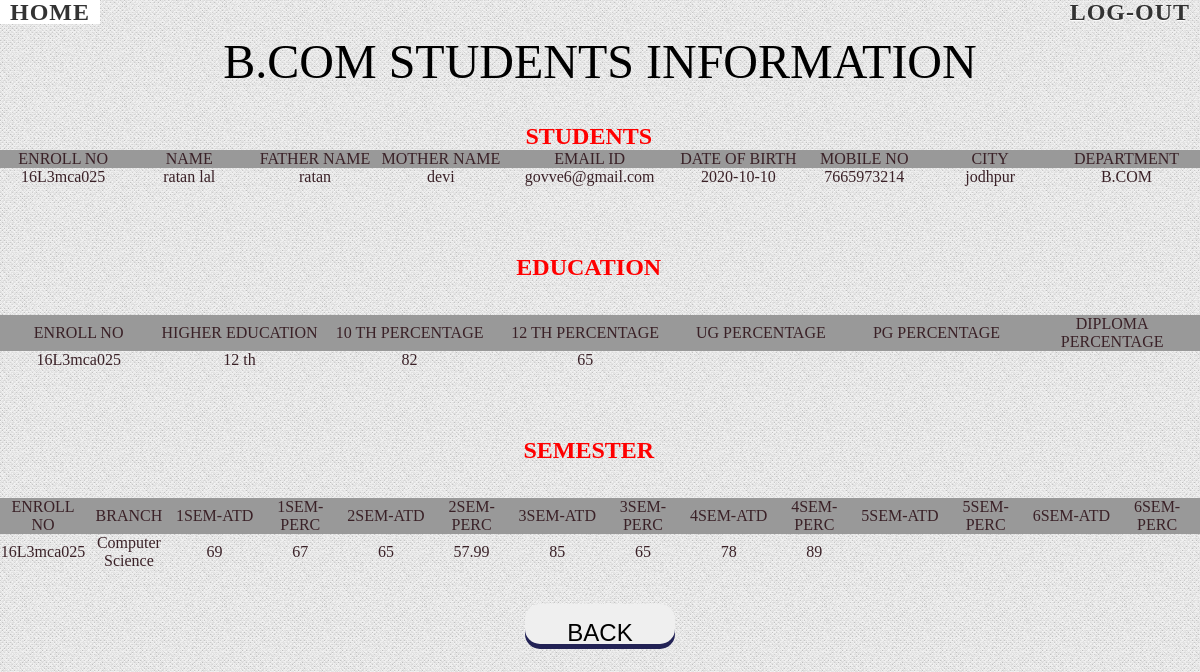
The app's page /bcom.php (signed in) with its own data.
### tables this page shows
CREATE TABLE `student` (
  `name` varchar(20) NOT NULL,
  `fname` varchar(20) NOT NULL,
  `mname` varchar(20) NOT NULL,
  `email` varchar(20) NOT NULL,
  `enrollno` varchar(20) NOT NULL,
  `date` varchar(20) NOT NULL,
  `gender` varchar(20) NOT NULL,
  `mobile` varchar(13) NOT NULL,
  `address` varchar(120) NOT NULL,
  `addre` varchar(120) NOT NULL,
  `city` varchar(20) NOT NULL,
  `pincode` int(10) NOT NULL,
  `state` varchar(20) NOT NULL,
  `country` varchar(20) NOT NULL,
  `department` varchar(20) NOT NULL
);

CREATE TABLE `edu` (
  `enroll` varchar(20) NOT NULL,
  `department` varchar(50) NOT NULL,
  `depart` varchar(20) NOT NULL,
  `tenth` varchar(20) DEFAULT NULL,
  `bord` varchar(40) DEFAULT NULL,
  `rollno` varchar(20) DEFAULT NULL,
  `passyear` varchar(20) DEFAULT NULL,
  `maxmark` varchar(10) DEFAULT NULL,
  `obtmark` varchar(10) DEFAULT NULL,
  `perc` varchar(10) DEFAULT NULL,
  `twelth` varchar(10) DEFAULT NULL,
  `bord12` varchar(40) DEFAULT NULL,
  `rollno12` varchar(20) DEFAULT NULL,
  `passyear12` varchar(10) DEFAULT NULL,
  `maxmark12` varchar(10) DEFAULT NULL,
  `obtmark12` varchar(10) DEFAULT NULL,
  `perc12` varchar(10) DEFAULT NULL,
  `gradution` varchar(20) DEFAULT NULL,
  `univ` varchar(40) DEFAULT NULL,
  `rollno13` varchar(20) DEFAULT NULL,
  `passyear13` varchar(10) DEFAULT NULL,
  `maxmark13` varchar(10) DEFAULT NULL,
  `obtmark13` varchar(10) DEFAULT NULL,
  `perc13` varchar(10) DEFAULT NULL,
  `pg` varchar(20) DEFAULT NULL,
  `univpg` varchar(40) DEFAULT NULL,
  `rollnopg` varchar(20) DEFAULT NULL,
  `passyearpg` varchar(10) DEFAULT NULL,
  `maxmarkpg` varchar(10) DEFAULT NULL,
  `obtmarkpg` varchar(10) DEFAULT NULL,
  `percpg` varchar(10) DEFAULT NULL,
  `dp` varchar(30) DEFAULT NULL,
  `univdp` varchar(40) DEFAULT NULL,
  `rollnodp` varchar(20) DEFAULT NULL,
  `passyeardp` varchar(10) DEFAULT NULL,
  `maxmarkdp` varchar(10) DEFAULT NULL,
  `obtmarkdp` varchar(10) DEFAULT NULL,
  `percdp` varchar(10) DEFAULT NULL
);

CREATE TABLE `sem` (
  `enr` varchar(20) NOT NULL,
  `dep` varchar(30) NOT NULL,
  `branch` varchar(30) NOT NULL,
  `1st` varchar(10) NOT NULL,
  `atd1` varchar(10) NOT NULL,
  `result1` varchar(10) NOT NULL,
  `due1` varchar(100) DEFAULT NULL,
  `max1` varchar(10) NOT NULL,
  `obt1` varchar(10) NOT NULL,
  `perc1` varchar(10) NOT NULL,
  `2nd` varchar(10) NOT NULL,
  `atd2` varchar(10) NOT NULL,
  `result2` varchar(10) NOT NULL,
  `due2` varchar(100) DEFAULT NULL,
  `max2` varchar(10) NOT NULL,
  `obt2` varchar(10) NOT NULL,
  `perc2` varchar(10) NOT NULL,
  `3rd` varchar(10) NOT NULL,
  `atd3` varchar(10) NOT NULL,
  `result3` varchar(10) NOT NULL,
  `due3` varchar(100) DEFAULT NULL,
  `max3` varchar(10) NOT NULL,
  `obt3` varchar(10) NOT NULL,
  `perc3` varchar(10) NOT NULL,
  `4th` varchar(10) NOT NULL,
  `atd4` varchar(10) NOT NULL,
  `result4` varchar(10) NOT NULL,
  `due4` varchar(100) DEFAULT NULL,
  `max4` varchar(10) NOT NULL,
  `obt4` varchar(10) NOT NULL,
  `perc4` varchar(10) NOT NULL,
  `5th` varchar(10) NOT NULL,
  `atd5` varchar(10) NOT NULL,
  `result5` varchar(10) NOT NULL,
  `due5` varchar(100) DEFAULT NULL,
  `max5` varchar(10) NOT NULL,
  `obt5` varchar(10) NOT NULL,
  `perc5` varchar(10) NOT NULL,
  `6th` varchar(10) NOT NULL,
  `atd6` varchar(10) NOT NULL,
  `result6` varchar(10) NOT NULL,
  `due6` varchar(100) DEFAULT NULL,
  `max6` varchar(10) NOT NULL,
  `obt6` varchar(10) NOT NULL,
  `perc6` varchar(10) NOT NULL
);

### bcom.php (the view, shortened to what this page needs)
<?php
echo"	<html>
<head>
<title>B.COM</title>
    <link rel='stylesheet' type='text/css' href='style.css' media='all' />
    <link rel='stylesheet' type='text/css' href='demo.css' media='all' />
	<link rel='stylesheet' type='text/css' href='bun.css' media='all' />
</head>
<body>
<div class='container'>
            <div class='freshdesignweb-top'>
                <a href='admin.php'><font size='+2' ><strong>Home</strong></font></a>
                <span class='right'>
                    <a href='logout.php'>
                        <font size='+2' ><strong>Log-Out</strong></font>
                    </a>
            </span>
            </div>
	<BR><BR><h1 class='h' align='CENTER'><font color='BLACK' ALIGN='CENTER' size='+4'>B.COM STUDENTS INFORMATION</font> </h1><BR><BR>
			<form id='contactform' method='POST' >";
	$conn=mysqli_connect("localhost","root","")or die("not connect to mysql");
	mysqli_select_db($conn,"stu");
	$sel="select * from student WHERE department='B.COM' ";
	$result = $conn->query($sel);
	echo"<center><label><font size='+2' color='red' ><strong>STUDENTS</strong></font></label> &nbsp;&nbsp;&nbsp;&nbsp;&nbsp;<br>";
	if ($result->num_rows > 0)
	{
		echo "<table border=1 width='100%' cellspacing='10'>
		<tr bgcolor='#999999'><th style='text-align:center;' width='7%'>ENROLL NO</th><th style='text-align:center;' width='7%' >NAME</th><th style='text-align:center;' width='7%'>FATHER NAME</th><th style='text-align:center;' width='7%'>MOTHER NAME</th><th style='text-align:center;'  width='7%'>EMAIL ID</th><th style='text-align:center;' width='7%'>DATE OF BIRTH</th><th style='text-align:center;' width='7%'>MOBILE NO</th><th style='text-align:center;' width='7%'>CITY</th><th style='text-align:center;' width='7%'>DEPARTMENT</th></tr>";
   		 while($row = $result->fetch_assoc())
		 	{
			$name = $row['name'];
			$fname = $row['fname'];
			$mname = $row['mname'];
			$email = $row['email'];
			$enrollno = $row['enrollno'];
			$date = $row['date'];
			$mobile = $row['mobile'];
			$city = $row['city'];
			$department = $row['department'];
echo"<tr><th style='text-align:center;'>".$enrollno."</th><th style='text-align:center;' >".$name."</th><th style='text-align:center;'>".$fname."</th><th style='text-align:center;'>".$mname."</th><th style='text-align:center;'>".$email."</th><th style='text-align:center;'>".$date."</th><th style='text-align:center;'>".$mobile."</th><th style='text-align:center;'>".$city."</th><th style='text-align:center;'>".$department."</th></tr>";
			}
			echo"</table>";
	}
	else
	{
      echo "0 results";
	}
	$sel="select * from edu  WHERE department='B.COM'";
	$result = $conn->query($sel);
	echo"<br><br><br><br><center><label><font size='+2' color='red' ><strong>EDUCATION</strong></font></label> &nbsp;&nbsp;&nbsp;&nbsp;&nbsp;<br>";
	if ($result->num_rows > 0)
	{
		echo "<br><br><table border=1 width='100%' cellspacing='10'>
		<tr bgcolor='#999999'><th style='text-align:center;' width='7%' >ENROLL NO</th><th style='text-align:center;' width='7%'>HIGHER EDUCATION</th><th style='text-align:center;' width='7%'>10 TH PERCENTAGE</th><th style='text-align:center;'  width='7%'>12 TH PERCENTAGE</th><th style='text-align:center;' width='7%'>UG PERCENTAGE</th><th style='text-align:center;' width='7%'>PG PERCENTAGE</th><th style='text-align:center;' width='7%'>DIPLOMA PERCENTAGE</th></tr>";
   		 while($row = $result->fetch_assoc())
		 	{
		$enroll = $row['enroll'];
		$depart = $row['depart'];
		$perc = $row['perc'];
		$perc12 = $row['perc12'];
		$perc13 = $row['perc13'];
		$percpg = $row['percpg'];
		$percdp = $row['percdp'];
	echo"<tr><th style='text-align:center;' >".$enroll."</th><th style='text-align:center;'>".$depart."</th><th style='text-align:center;'>".$perc."</th><th style='text-align:center;'>".$perc12."</th><th style='text-align:center;'>".$perc13."</th><th style='text-align:center;'>".$percpg."</th><th style='text-align:center;'>".$percdp."</th></tr>";
		}
			echo"</table>";
	}
	else
	{
      echo "0 results";
	}
	$sel="select * from sem  WHERE dep='B.COM'";
	$result = $conn->query($sel);
	   		echo"<br><br><br><br><center><label><font size='+2' color='red' ><strong>SEMESTER</strong></font></label> &nbsp;&nbsp;&nbsp;&nbsp;&nbsp;<br>";
	if ($result->num_rows > 0)
	{
		echo "<br><br><table border=1 width='100%' cellspacing='10'>
		<tr bgcolor='#999999'><th style='text-align:center;' width='7%' >ENROLL NO</th><th style='text-align:center;' width='7%'>BRANCH</th><th style='text-align:center;' width='7%'>1SEM-ATD</th><th style='text-align:center;'  width='7%'>1SEM-PERC</th><th style='text-align:center;' width='7%'>2SEM-ATD</th><th style='text-align:center;' width='7%'>2SEM-PERC</th><th style='text-align:center;' width='7%'>3SEM-ATD</th><th style='text-align:center;' width='7%'>3SEM-PERC</th><th style='text-align:center;' width='7%'>4SEM-ATD</th><th style='text-align:center;' width='7%'>4SEM-PERC</th><th style='text-align:center;' width='7%'>5SEM-ATD</th><th style='text-align:center;' width='7%'>5SEM-PERC</th><th style='text-align:center;' width='7%'>6SEM-ATD</th><th style='text-align:center;' width='7%'>6SEM-PERC</th></tr>";
   		 while($row = $result->fetch_assoc())
		 	{
		$enr = $row['enr'];
		$branch = $row['branch'];
		$atd1 = $row['atd1'];
		$perc1 = $row['perc1'];
		$atd2 = $row['atd2'];
		$perc2 = $row['perc2'];
		$atd3 = $row['atd3'];
		$perc3 = $row['perc3'];
		$atd4 = $row['atd4'];
		$perc4 = $row['perc4'];
		$atd5 = $row['atd5'];
		$perc5 = $row['perc5'];
		$atd6 = $row['atd6'];
		$perc6 = $row['perc6'];
	echo"<tr><th style='text-align:center;' >".$enr."</th><th style='text-align:center;'>".$branch."</th><th style='text-align:center;'>".$atd1."</th><th style='text-align:center;'>".$perc1."</th><th style='text-align:center;'>".$atd2."</th><th style='text-align:center;'>".$perc2."</th><th style='text-align:center;'>".$atd3."</th><th style='text-align:center;'>".$perc3."</th><th style='text-align:center;'>".$atd4."</th><th style='text-align:center;'>".$perc4."</th><th style='text-align:center;'>".$atd5."</th><th style='text-align:center;'>".$perc5."</th><th style='text-align:center;'>".$atd6."</th><th style='text-align:center;'>".$perc6."</th></tr>";
		}
			echo"</table>";
	}
	else
	{
      echo "0 results";
	}
echo"<center><br><br><input type='submit' formaction='admin.php' value='BACK' style='width:150px; height:40px; text-align:top'; class='button2'></center></form></body></html>";
?>

### demo.css (style rules this page uses)
body,div,dl,dt,dd,ul,ol,li,h1,h2,h3,h4,h5,h6,pre,form,fieldset,input,textarea,p,blockquote,th,td { margin:0; padding:0; }
html,body { margin:0; padding:0; height: 100%; }
table { border-collapse:collapse; border-spacing:0; }
address,caption,cite,code,dfn,th,var { font-style:normal; font-weight:normal; }
caption,th { text-align:left; }
h1,h2,h3,h4,h5,h6 { font-size:100%; font-weight:normal; }
body { font-family: Cambria, Palatino, "Palatino Linotype", "Palatino LT STD", Georgia, serif; background:url(images/bgnoise_lg.png); font-weight: 400; font-size: 15px; color: #3a2127; overflow-y: scroll; }
a { color: #333; text-decoration: none; }
.container { width: 100%; height: 100%; position: relative; }
.freshdesignweb-top { line-height: 24px; font-size: 11px; background: rgba(0, 0, 0, 0.05); text-transform: uppercase; z-index: 9999; position: relative; box-shadow: 1px 0px 2px rgba(0,0,0,0.2); }
.freshdesignweb-top a { padding: 0px 10px; letter-spacing: 1px; color: #333; text-shadow: 0px 1px 1px #fff; display: block; float: left; }
.freshdesignweb-top span.right { float: right; }
.freshdesignweb-top span.right a { float: left; display: block; }

### bun.css (style rules this page uses)
table, th, td { border: 0px solid black; }
.button2 { padding: 15px 25px; font-size: 24px;text-align: center; border: none; border-radius: 15px;box-shadow: 0 5px #225; }

### records on screen
student: enrollno "16L3mca025", name "ratan lal", fname "ratan", mname "devi", email "govve6@gmail.com", date "2020-10-10", mobile "7665973214", city "jodhpur", department "B.COM"
edu: enroll "16L3mca025", depart "12 th", perc "82", perc12 "65"
sem: enr "16L3mca025", branch "Computer Science", atd1 "69", perc1 "67", atd2 "65", perc2 "57.99", atd3 "85", perc3 "65", atd4 "78", perc4 "89"
